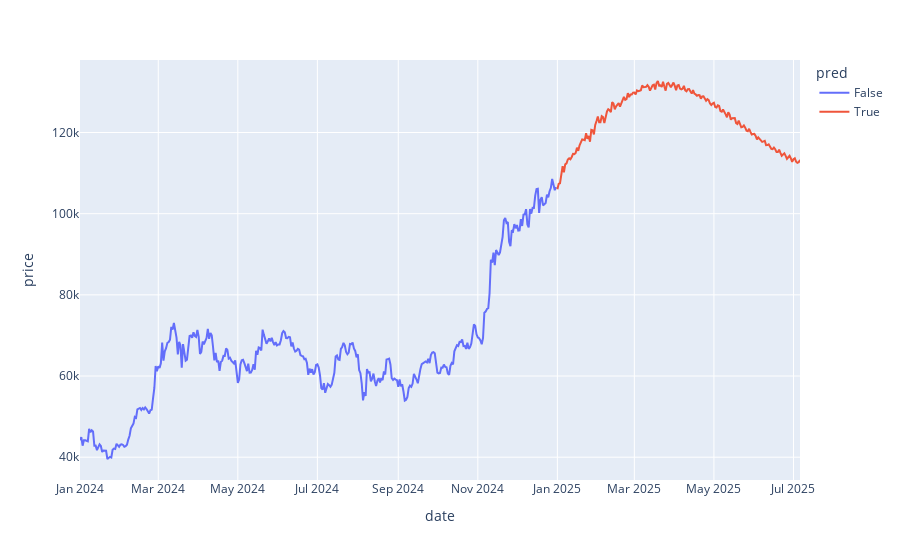

The code cell stored with this chart in its notebook:
### Code cell
df['pred'] = (df.date.dt.year > 2024)
fig = px.line(df, x='date', y='price', color='pred')
fig.show()

### Figure 1 — Plotly figure (JSON) as saved in the notebook; plotly's stock layout.template omitted (floating-point values rounded to 4 significant figures; data arrays with more than 128 entries replaced by an {"elided": "..."} marker saying what was removed)
{"data": [{"hovertemplate": "pred=False<br>date=%{x}<br>price=%{y}<extra></extra>", "legendgroup": "False", "line": {"color": "#636efa", "dash": "solid"}, "marker": {"symbol": "circle"}, "mode": "lines", "name": "False", "orientation": "v", "showlegend": true, "type": "scatter", "x": {"elided": "366 str values"}, "xaxis": "x", "y": {"elided": "366 float values"}, "yaxis": "y"}, {"hovertemplate": "pred=True<br>date=%{x}<br>price=%{y}<extra></extra>", "legendgroup": "True", "line": {"color": "#EF553B", "dash": "solid"}, "marker": {"symbol": "circle"}, "mode": "lines", "name": "True", "orientation": "v", "showlegend": true, "type": "scatter", "x": {"elided": "187 str values"}, "xaxis": "x", "y": {"elided": "187 float values"}, "yaxis": "y"}], "layout": {"legend": {"title": {"text": "pred"}, "tracegroupgap": 0}, "margin": {"t": 60}, "xaxis": {"anchor": "y", "domain": [0, 1], "title": {"text": "date"}}, "yaxis": {"anchor": "x", "domain": [0, 1], "title": {"text": "price"}}}}
